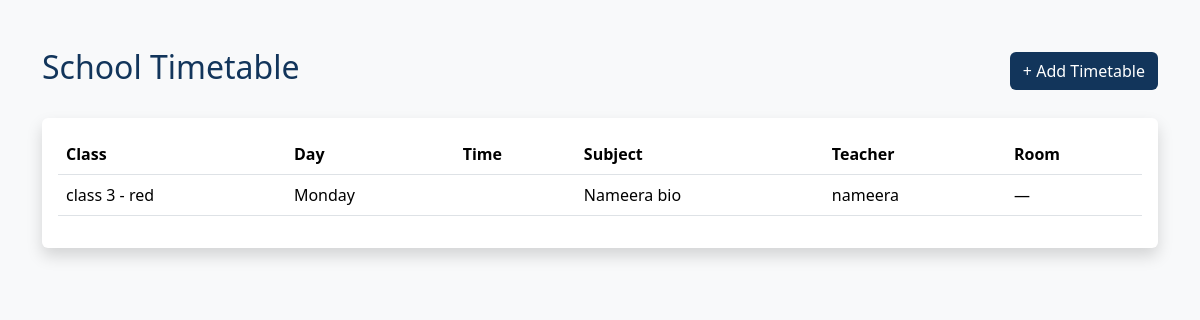
Page /timetable/ (signed in) on the committed database.
### schoolapp/models.py (models this page shows, shortened)
class Timetable(models.Model):
    DAY_CHOICES = [
        ('Monday', 'Monday'),
        ('Tuesday', 'Tuesday'),
        ('Wednesday', 'Wednesday'),
        ('Thursday', 'Thursday'),
        ('Friday', 'Friday'),
        ('Saturday', 'Saturday'),
    ]
    school_class = models.ForeignKey(
        SchoolClass,
        on_delete=models.CASCADE,
        related_name='timetables'
    )
    subject = models.ForeignKey(
        Subject,
        on_delete=models.CASCADE,
        related_name='timetables'
    )
    teacher = models.ForeignKey(
        Teacher,
        on_delete=models.SET_NULL,
        null=True,
        blank=True,
        related_name='timetables'
    )
    day = models.CharField(
        max_length=20,
        choices=DAY_CHOICES
    )
    start_time = models.TimeField()
    end_time = models.TimeField()
    created_at = models.DateTimeField(
        auto_now_add=True
    )

class SchoolClass(models.Model):
    name = models.CharField(max_length=20)
    section = models.CharField(max_length=20)
    def __str__(self):
        return f"{self.name} - {self.section}"

class Subject(models.Model):
    name = models.CharField(max_length=20)
    school_class = models.ForeignKey(
        SchoolClass,
        on_delete=models.CASCADE,
        related_name='subjects'
    )

class Teacher(models.Model):
    name = models.CharField(max_length=20)
    email = models.EmailField(
        blank=True
    )
    phone = models.CharField(
        max_length=12,
        blank=True
    )
    qualification = models.CharField(
        max_length=20
    )
    experience = models.CharField(
        max_length=20,
        blank=True
    )
    subject = models.CharField(
        max_length=20
    )
    bio = models.TextField(
        blank=True
    )
    photo = models.ImageField(
        upload_to='teachers/',
        blank=True,
        null=True
    )
    assigned_class = models.ForeignKey(
        SchoolClass,
        on_delete=models.SET_NULL,
        null=True,
        blank=True,
        related_name='class_teachers'
    )
    assigned_subject = models.ForeignKey(
        Subject,
        on_delete=models.SET_NULL,
        null=True,
        blank=True,
        related_name='subject_teachers'
    )
    created_at = models.DateTimeField(
        auto_now_add=True
    )

### schoolapp/views.py (the view)
# urls.py: path('timetable/', views.timetable_list, name='timetable_list'),
def timetable_list(request):
    if not request.user.is_authenticated:
        return redirect('login')
    if not request.user.is_superuser:
        return redirect('home')
    timetables = Timetable.objects.select_related(
        'school_class',
        'subject',
        'teacher'
    ).all().order_by(
        'school_class__name',
        'day',
        'start_time'
    )
    return render(
        request,
        'schoolapp/timetable_list.html',
        {
            'timetables': timetables
        }
    )

### templates/schoolapp/timetable_list.html (shortened to what this page needs)
<!DOCTYPE html>
<html lang="en">
<head>
    <link
        href="https://cdn.jsdelivr.net/npm/bootstrap@5.3.3/dist/css/bootstrap.min.css"
        rel="stylesheet"
    >
</head>
<body class="bg-light">
<div class="container py-5">
    <div class="d-flex justify-content-between align-items-center mb-4">
        <h2 style="color:#12355b;">
            School Timetable
        </h2>
        {% if user.is_superuser %}
        <a href="{% url 'create_timetable' %}"
           class="btn text-white"
           style="background:#12355b;">
            + Add Timetable
        </a>
        {% endif %}
    </div>
    <div class="card shadow border-0">
        <div class="card-body">
            <div class="table-responsive">
                <table class="table table-hover align-middle">
                    <thead style="background:#12355b;"
                           class="text-white">
                        <tr>
                            <th>Class</th>
                            <th>Day</th>
                            <th>Time</th>
                            <th>Subject</th>
                            <th>Teacher</th>
                            <th>Room</th>
                        </tr>
                    </thead>
                    <tbody>
                    {% for item in timetables %}
                    <tr>
                        <td>
                            {{ item.school_class }}
                        </td>
                        <td>
                            {{ item.day }}
                        </td>
                        <td>
                        </td>
                        <td>
                            {{ item.subject.name }}
                        </td>
                        <td>
                            {% if item.teacher %}
                                {{ item.teacher.name }}
                            {% else %}
                                —
                            {% endif %}
                        </td>
                        <td>
                            {% if item.room %}
                                {{ item.room }}
                            {% else %}
                                —
                            {% endif %}
                        </td>
                    </tr>
                    {% endfor %}
                    </tbody>
                </table>
            </div>
        </div>
    </div>
</div>
</body>
</html>

### rows in the picture
Timetable: school_class "class 3 - red", day "Monday", subject.name "Nameera bio", teacher.name "nameera"
